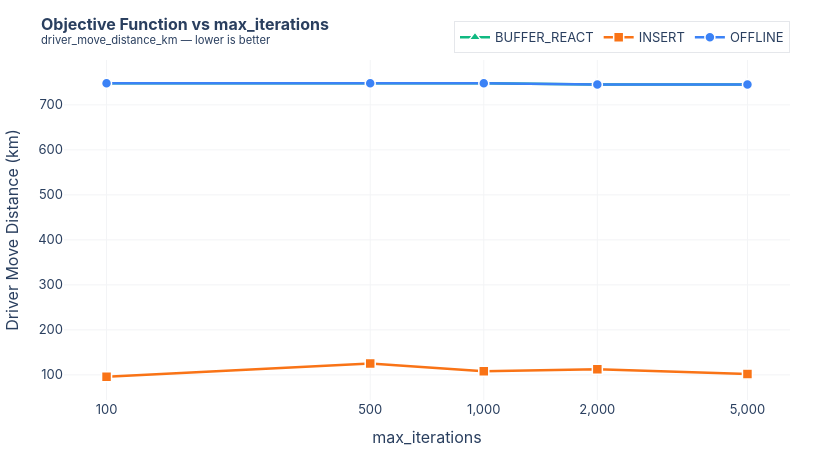

The notebook cell this image was saved under:
### Markdown cell above
## 3. F.O vs max_iterations

### Code cell
fig = go.Figure()

for algo in sorted(df['algorithm'].unique()):
    grp = df[df['algorithm'] == algo].sort_values('max_iter')
    color = COLORS.get(algo, '#6B7280')
    symbol = SYMBOLS.get(algo, 'circle')

    hover = (
        '<b>' + algo + '</b><br>'
        'max_iter: %{x}<br>'
        'Driver Move Dist: <b>%{y:.2f} km</b><br>'
        'Services assigned: ' + grp['services_successfully_assigned'].astype(str) + '<br>'
        'Algo time: ' + grp['algo_elapsed_s'].round(1).astype(str) + 's'
        '<extra></extra>'
    )

    fig.add_trace(go.Scatter(
        x=grp['max_iter'],
        y=grp['driver_move_distance_km'],
        mode='lines+markers',
        name=algo,
        line=dict(color=color, width=2.5),
        marker=dict(symbol=symbol, size=10, color=color,
                    line=dict(color='white', width=1.5)),
        customdata=np.stack([
            grp['services_successfully_assigned'],
            grp['algo_elapsed_s'],
        ], axis=-1),
        hovertemplate=(
            '<b>' + algo + '</b><br>'
            'max_iter: %{x:,}<br>'
            'Driver Move Distance: <b>%{y:.2f} km</b><br>'
            'Services assigned: %{customdata[0]:.0f}<br>'
            'Algo time: %{customdata[1]:.1f}s'
            '<extra></extra>'
        ),
    ))

fig.update_layout(
    **LAYOUT_DEFAULTS,
    title=dict(text='<b>Objective Function vs max_iterations</b><br>'
               '<sup>driver_move_distance_km — lower is better</sup>',
               font=dict(size=16)),
    xaxis=dict(
        title='max_iterations',
        type='log',
        tickvals=sorted(df['max_iter'].unique()),
        ticktext=[f'{v:,}' for v in sorted(df['max_iter'].unique())],
        gridcolor='#f3f4f6',
    ),
    yaxis=dict(
        title='Driver Move Distance (km)',
        gridcolor='#f3f4f6',
    ),
    height=460,
    width=820,
)
fig.show()

### Figure 1 — Plotly figure (JSON) as saved in the notebook; plotly's stock layout.template omitted (floating-point values rounded to 4 significant figures)
{"data": [{"customdata": [[41.0, 5.642], [41.0, 6.807], [41.0, 8.522], [41.0, 11.88], [41.0, 20.89]], "hovertemplate": "<b>BUFFER_REACT</b><br>max_iter: %{x:,}<br>Driver Move Distance: <b>%{y:.2f} km</b><br>Services assigned: %{customdata[0]:.0f}<br>Algo time: %{customdata[1]:.1f}s<extra></extra>", "line": {"color": "#10B981", "width": 2.5}, "marker": {"color": "#10B981", "line": {"color": "white", "width": 1.5}, "size": 10, "symbol": "triangle-up"}, "mode": "lines+markers", "name": "BUFFER_REACT", "type": "scatter", "x": [100, 500, 1000, 2000, 5000], "y": [748.1, 748.1, 748.1, 745.1, 745.1]}, {"customdata": [[8.0, 8.029], [8.0, 20.12], [8.0, 37.27], [8.0, 69.88], [8.0, 171.3]], "hovertemplate": "<b>INSERT</b><br>max_iter: %{x:,}<br>Driver Move Distance: <b>%{y:.2f} km</b><br>Services assigned: %{customdata[0]:.0f}<br>Algo time: %{customdata[1]:.1f}s<extra></extra>", "line": {"color": "#F97316", "width": 2.5}, "marker": {"color": "#F97316", "line": {"color": "white", "width": 1.5}, "size": 10, "symbol": "square"}, "mode": "lines+markers", "name": "INSERT", "type": "scatter", "x": [100, 500, 1000, 2000, 5000], "y": [95.79, 125.5, 107.9, 112.4, 101.6]}, {"customdata": [[41.0, 5.119], [41.0, 6.508], [41.0, 8.259], [41.0, 11.86], [41.0, 21.11]], "hovertemplate": "<b>OFFLINE</b><br>max_iter: %{x:,}<br>Driver Move Distance: <b>%{y:.2f} km</b><br>Services assigned: %{customdata[0]:.0f}<br>Algo time: %{customdata[1]:.1f}s<extra></extra>", "line": {"color": "#3B82F6", "width": 2.5}, "marker": {"color": "#3B82F6", "line": {"color": "white", "width": 1.5}, "size": 10, "symbol": "circle"}, "mode": "lines+markers", "name": "OFFLINE", "type": "scatter", "x": [100, 500, 1000, 2000, 5000], "y": [748.1, 748.1, 748.1, 745.1, 745.1]}], "layout": {"font": {"family": "Inter, system-ui, sans-serif", "size": 13}, "height": 460, "hoverlabel": {"bgcolor": "white", "font": {"size": 12}}, "legend": {"bgcolor": "rgba(255,255,255,0.8)", "bordercolor": "#e5e7eb", "borderwidth": 1, "orientation": "h", "x": 1, "xanchor": "right", "y": 1.02, "yanchor": "bottom"}, "margin": {"b": 60, "l": 60, "r": 30, "t": 60}, "title": {"font": {"size": 16}, "text": "<b>Objective Function vs max_iterations</b><br><sup>driver_move_distance_km — lower is better</sup>"}, "width": 820, "xaxis": {"gridcolor": "#f3f4f6", "ticktext": ["100", "500", "1,000", "2,000", "5,000"], "tickvals": [100, 500, 1000, 2000, 5000], "title": {"text": "max_iterations"}, "type": "log"}, "yaxis": {"gridcolor": "#f3f4f6", "title": {"text": "Driver Move Distance (km)"}}}}
